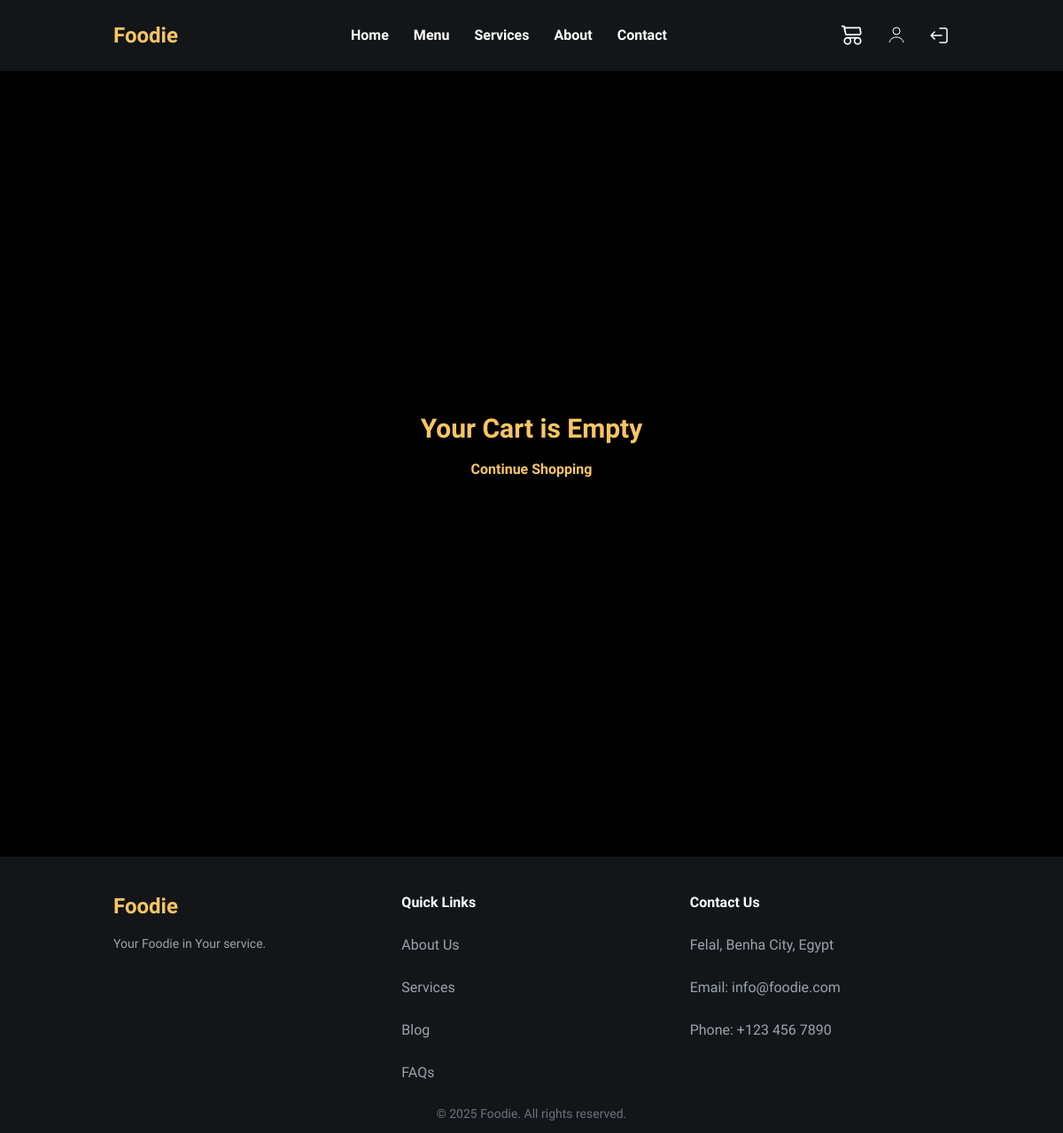
Before: /modules/restaurant/cart.php (signed in) with the older database file.
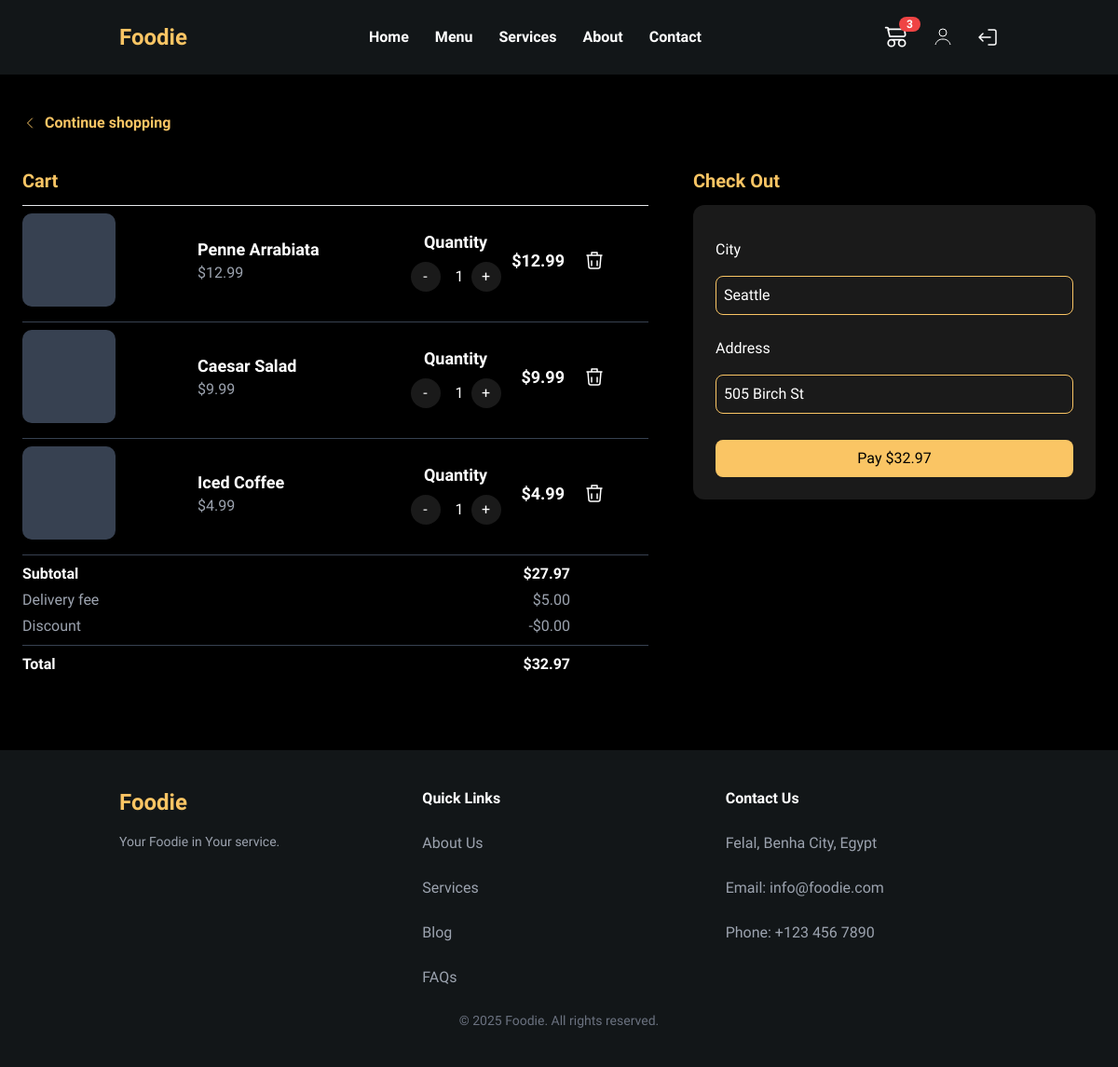
After: the same page with the newer database file.
### tables this page shows
CREATE TABLE `order_items` (
  `id` int(10) UNSIGNED NOT NULL,
  `order_id` int(10) UNSIGNED NOT NULL,
  `item_id` int(10) UNSIGNED NOT NULL,
  `quantity` int(11) NOT NULL DEFAULT 1
);

CREATE TABLE `items` (
  `id` int(10) UNSIGNED NOT NULL,
  `name` varchar(150) NOT NULL,
  `photos` varchar(1000) DEFAULT NULL,
  `price` decimal(10,2) NOT NULL,
  `description` text DEFAULT NULL,
  `category_id` int(10) UNSIGNED NOT NULL
);

CREATE TABLE `orders` (
  `id` int(10) UNSIGNED NOT NULL,
  `user_id` int(10) UNSIGNED NOT NULL,
  `status` tinyint(4) NOT NULL DEFAULT 0,
  `city` varchar(100) DEFAULT NULL,
  `address` varchar(255) DEFAULT NULL,  
  `created_at` timestamp NOT NULL DEFAULT current_timestamp()
);

### modules/restaurant/cart.php (the view, shortened to what the changed rows need)
<?php
include("Navbar.php");
$user_id = $_SESSION['user_id'];
$order_completed = false;
$pdo = new PDO("mysql:host=localhost;dbname=my_store", "root", "");
$orderQuery = $pdo->prepare("
    SELECT o.id, o.payment_status, o.created_at, o.city, o.address,
           o.user_id, SUM(oi.quantity * i.price) as subtotal
    FROM orders o
    LEFT JOIN order_items oi ON o.id = oi.order_id
    LEFT JOIN items i ON oi.item_id = i.id
    WHERE o.user_id = ? AND o.payment_status = 0
    GROUP BY o.id
    LIMIT 1
");
$orderQuery->execute([$user_id]);
$order = $orderQuery->fetch(PDO::FETCH_ASSOC);
if (!$order && !$order_completed) {
    $orderQuery->execute([$user_id]);
    $order = $orderQuery->fetch(PDO::FETCH_ASSOC);
}
$order_items = [];
if ($order && !$order_completed) {
    $itemsQuery = $pdo->prepare("
        SELECT oi.*, i.name, i.price, i.image_id
        FROM order_items oi
        JOIN items i ON oi.item_id = i.id
        WHERE oi.order_id = ?
    ");
    $itemsQuery->execute([$order['id']]);
    $order_items = $itemsQuery->fetchAll(PDO::FETCH_ASSOC);
}
$subtotal = 0;
foreach ($order_items as $item) {
    $subtotal += $item['price'] * $item['quantity'];
}
$delivery_fee = 5.00;
$discount = 0.00;
$total = $subtotal + $delivery_fee - $discount;
?>
<!DOCTYPE html>
<html lang="en">
<head>
<script src="https://cdn.tailwindcss.com"></script>
</head>
<body class="bg-black text-white">
<section class="pt-10 pb-20 max-w-6xl mx-auto">
    <?php if (empty($order_items)): ?>
        <div class="flex flex-col items-center justify-center h-[60vh]">
            <h2 class="text-3xl font-bold text-[#fac564] mb-4">Your Cart is Empty</h2>
            <a href="menu.php" class="text-[#fac564] font-semibold hover:underline">Continue Shopping</a>
        </div>
    <?php else: ?>
        <a href="menu.php" class="inline-flex items-center text-[#fac564] font-semibold hover:opacity-80 mb-6">
            <svg xmlns="http://www.w3.org/2000/svg" fill="none" viewBox="0 0 24 24" stroke-width="1.5" stroke="currentColor" class="w-4 h-4 mr-2">
                <path stroke-linecap="round" stroke-linejoin="round" d="M15.75 19.5 8.25 12l7.5-7.5"/>
            </svg>
            Continue shopping
        </a>
        <div class="grid grid-cols-1 lg:grid-cols-5 gap-12">
            <div class="lg:col-span-3">
                <h2 class="border-b font-semibold text-xl py-3 text-[#fac564]">Cart</h2>
                <div>
                    <?php foreach ($order_items as $item): ?>
                        <div class="grid grid-cols-8 gap-4 border-b border-gray-700 pt-2 pb-4 items-center">
                            <div class="col-span-2">
                                <?php if ($item['image_id']): ?>
                                <div class="bg-cover bg-center w-[100px] h-[100px] rounded-[10%]"
                                    style="background-image: url('../../image.php?id=<?php echo intval($item['image_id']); ?>');"></div>
                                <?php else: ?>
                                <div class="bg-cover bg-center w-[100px] h-[100px] rounded-[10%] bg-gray-700"></div>
                                <?php endif; ?>
                            </div>
                            <div class="col-span-3 px-4">
                                <p class="font-semibold text-[12px] lg:text-[18px] "><?php echo htmlspecialchars($item['name']); ?></p>
                                <p class="text-gray-400">$<?php echo number_format($item['price'], 2); ?></p>
                            </div>
                            <div class="flex flex-col items-center">
                                <p class="font-semibold text-[12px] lg:text-[18px]">Quantity</p>
                                <div class="flex items-center space-x-2 mt-2">
                                    <form method="POST">
                                        <button type="submit" name="update_quantity" class="bg-white/10 w-5 h-5 lg:w-8 lg:h-8 flex items-center justify-center rounded-full hover:bg-white/5">-</button>
                                    </form>
                                    <span><?php echo $item['quantity']; ?></span>
                                    <form method="POST">
                                        <button type="submit" name="update_quantity" class="bg-white/10 w-5 h-5 lg:w-8 lg:h-8 flex items-center justify-center rounded-full hover:bg-white/5">+</button>
                                    </form>
                                </div>
                            </div>
                            <div class="text-right font-semibold text-[15px] lg:text-[18px] px-1">$<?php echo number_format($item['price'] * $item['quantity'], 2); ?></div>
                            <div>
                                <form method="POST" idate>
                                    <button type="submit" name="delete_item" class="hover:text-red-500">
                                        <svg xmlns="http://www.w3.org/2000/svg" fill="none" viewBox="0 0 24 24" stroke-width="1.5" stroke="currentColor" class="w-6 h-6">
                                            <path stroke-linecap="round" stroke-linejoin="round" d="M9 13v5m6-5v5M4 7h16m-1 0-1 12a2 2 0 0 1-2 2H8a2 2 0 0 1-2-2L5 7m4 0V4h6v3"/>
                                        </svg>
                                    </button>
                                </form>
                            </div>
                        </div>
                    <?php endforeach; ?>
                    <div class="grid grid-cols-8 pt-2">
                        <div class="col-span-7 flex justify-between font-semibold">
                            <span>Subtotal</span>
                            <span>$<?php echo number_format($subtotal, 2); ?></span>
                        </div>
                    </div>
                    <div class="grid grid-cols-8 pt-1">
                        <div class="col-span-7 flex justify-between text-gray-400">
                            <span>Delivery fee</span>
                            <span>$<?php echo number_format($delivery_fee, 2); ?></span>
                        </div>
                    </div>
                    <div class="grid grid-cols-8 pt-1 pb-2 border-b border-gray-700">
                        <div class="col-span-7 flex justify-between text-gray-400">
                            <span>Discount</span>
                            <span>-$<?php echo number_format($discount, 2); ?></span>
                        </div>
                    </div>
                    <div class="grid grid-cols-8 pt-2">
                        <div class="col-span-7 flex justify-between font-semibold">
                            <span>Total</span>
                            <span>$<?php echo number_format($total, 2); ?></span>
                        </div>
                    </div>
                </div>
            </div>
            <div class="lg:col-span-2 mt-6 lg:mt-0">
                <h2 class="font-bold py-3 text-[#fac564] text-xl">Check Out</h2>
                <div class="rounded-xl p-6 bg-white/10">
                    <form method="POST" class="flex flex-col gap-3 mt-3">
                        <label class="block mb-1">City</label>
                        <input type="text" name="city" placeholder="City" class="input border border-[#fac564] py-2 rounded-lg px-2" value="<?php echo htmlspecialchars($order['city'] ?? ''); ?>" required>
                        <label class="block mb-1 mt-3">Address</label>
                        <input type="text" name="address" placeholder="Address" class="input border border-[#fac564] py-2 rounded-lg px-2" value="<?php echo htmlspecialchars($order['address'] ?? ''); ?>" required>
                        <button type="submit" name="checkout" class="bg-[#fac564] text-black w-full py-2 rounded-lg mt-4 hover:bg-[#f4b541]">
                            Pay $<?php echo number_format($total, 2); ?>
                        </button>
                    </form>
                </div>
            </div>
        </div>
    <?php endif; ?>
</section>
</body>
</html>

### modules/restaurant/Navbar.php (shortened to what the changed rows need)
<?php
$pdo = new PDO("mysql:host=localhost;dbname=my_store", "root", "");
$isLoggedIn = isset($_SESSION['user_id']);
$user_id = $isLoggedIn ? $_SESSION['user_id'] : null;
$cart_count = 0;
if ($isLoggedIn) {
    $stmt = $pdo->prepare("
        SELECT COALESCE(SUM(oi.quantity), 0) AS cart_count
        FROM orders o
        LEFT JOIN order_items oi ON oi.order_id = o.id
        WHERE o.user_id = :uid
        AND o.payment_status = 0
    ");
    $stmt->execute(['uid' => $user_id]);
    $cart_count = (int)$stmt->fetchColumn();
}
?>
<script src="https://cdn.jsdelivr.net/npm/@tailwindcss/browser@4"></script>
<nav class="bg-[#121618] md:px-32 px-6 py-6 flex items-center justify-between relative">
  <div class="hidden md:flex gap-6 items-center text-white font-bold text-[16px]">
    <?php if ($isLoggedIn): ?>
      <a href="cart.php" class="relative hover:text-[#fac564] transition">
        <?php if ($cart_count > 0): ?>
          <span class="absolute -top-2 -right-3 bg-red-500 text-white text-xs px-2 rounded-full"><?= $cart_count ?></span>
        <?php endif; ?>
      </a>
    <?php else: ?>
      <a href="../auth/login.php" class="hover:text-[#fac564]">Login</a>
      <a href="../auth/register.php" class="py-2 px-6 rounded-full bg-[#fac564] text-black font-bold">Sign Up</a>
    <?php endif; ?>
  </div>
</nav>

Changed rows visible on the page:
added order_items: item.name "Penne Arrabiata", item.price "12.99", quantity "1", $item['price']*$item['quantity'] "12.99"
added order_items: item.name "Caesar Salad", item.price "9.99", quantity "1", $item['price']*$item['quantity'] "9.99"
added order_items: item.name "Iced Coffee", item.price "4.99", quantity "1", $item['price']*$item['quantity'] "4.99"
added orders: city "Seattle", address "505 Birch St"
Other visible differences:
$cart_count: (not shown) → "3"
$subtotal: (not shown) → "27.97"
$delivery_fee: (not shown) → "5.00"
$discount: (not shown) → "0.00"
$total: (not shown) → "32.97"
text no longer shown: "Your Cart is Empty Continue Shopping"
text now shown: "Continue shopping Cart Subtotal $ Delivery fee $ Discount -$ Total $ Check Out City Address Pay $"
